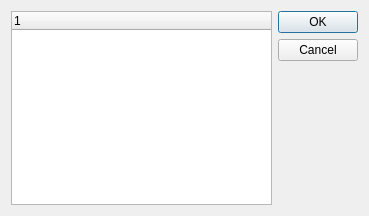
<?xml version="1.0" encoding="UTF-8"?>
<ui version="4.0">
 <class>contactEmail</class>
 <widget class="QDialog" name="contactEmail">
  <property name="geometry">
   <rect>
    <x>0</x>
    <y>0</y>
    <width>369</width>
    <height>216</height>
   </rect>
  </property>
  <property name="windowTitle">
   <string>Contact Email Addresses</string>
  </property>
  <layout class="QGridLayout" name="gridLayout">
   <item row="0" column="1">
    <widget class="QDialogButtonBox" name="_buttonBox">
     <property name="orientation">
      <enum>Qt::Vertical</enum>
     </property>
     <property name="standardButtons">
      <set>QDialogButtonBox::Cancel|QDialogButtonBox::Ok</set>
     </property>
    </widget>
   </item>
   <item row="0" column="0">
    <widget class="XTreeWidget" name="_list"/>
   </item>
  </layout>
 </widget>
 <customwidgets>
  <customwidget>
   <class>XTreeWidget</class>
   <extends>QTreeWidget</extends>
   <header>xtreewidget.h</header>
   <container>1</container>
  </customwidget>
 </customwidgets>
 <resources/>
 <connections/>
</ui>
